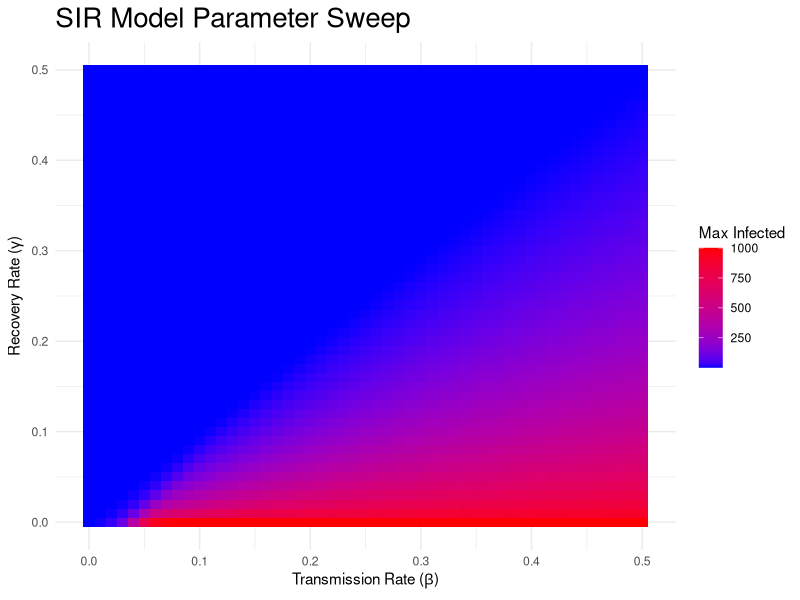

Generate this figure with R:
## ---- chunk 1
library(deSolve)
library(ggplot2)

############################################################
# FUNCTION: run_sir_model
# PURPOSE: Solve deterministic SIR model with deSolve
# INPUTS:
#   beta, gamma : transmission & recovery rates
#   N           : total population
#   S0, I0, R0  : initial conditions
#   t_start     : start time
#   t_end       : end time
#   dt          : timestep
# OUTPUT:
#   data.frame with columns: time, S, I, R
############################################################

run_sir_model <- function(
  beta    = 0.1,
  gamma   = 0.1,
  N       = 1000,
  S0      = 999,
  I0      = 1,
  R0      = 0,
  t_start = 0,
  t_end   = 160,
  dt      = 1
) {

  init  <- c(S = S0, I = I0, R = R0)
  times <- seq(t_start, t_end, by = dt)

  sir_equations <- function(time, state, parameters) {
    with(as.list(c(state, parameters)), {
      dS <- -beta * S * I / N
      dI <-  beta * S * I / N - gamma * I
      dR <-  gamma * I
      list(c(dS, dI, dR))
    })
  }

  out <- ode(
    y     = init,
    times = times,
    func  = sir_equations,
    parms = c(beta = beta, gamma = gamma, N = N)
  )

  as.data.frame(out)
}

# PURPOSE: Create a data frame with max infected, beta, and gamma with vectors of β and γ values ranging from 0 to 0.5 in steps of 0.01.
# INPUTS:
#   beta, gamma : transmission & recovery rates
#   N           : total population
#   S0, I0, R0  : initial conditions
#   t_start     : start time
#   t_end       : end time
#   dt          : timestep
# OUTPUT: df with columns, max_infected, beta, gamma

sir_para_sweep <- function(beta_vec, gamma_vec) {
  n_combos <- length(beta_vec) * length(gamma_vec)
  sir_result <- data.frame(
    max_infected = numeric(n_combos),
    beta = numeric(n_combos),
    gamma = numeric(n_combos)
  )
  
  counter <- 1
  for (b in beta_vec) {
    for (g in gamma_vec) {
      
      # uses previous and changes only beta and gamma 
      sir_out <- run_sir_model(beta = b, gamma = g)
      
      sir_result$max_infected[counter] <- max(sir_out$I)
      sir_result$beta[counter] <- b
      sir_result$gamma[counter] <- g
      counter <- counter + 1
    }
  }
    return(sir_result)
}


# FUNCTION: plot_sir_heatmap_ggplot
# PURPOSE: Create a heatmap of max(number of infected) with Transmission Rate, β and Recovery Rate,γ as your x and y axises
# INPUT: sweep_df : data frame with columns beta, gamma, max_infected
# OUTPUT: Heatmap

plot_sir_heatmap_ggplot <- function(sweep_df) {

  p <- ggplot(sweep_df, aes(x = beta, y = gamma, fill = max_infected)) +
    geom_tile() +
    scale_fill_gradient(
      low = "blue", 
      high = "red", 
      name = "Max Infected"
    ) +
    labs(
      x = expression("Transmission Rate (" * beta * ")"),
      y = expression("Recovery Rate (" * gamma * ")"),
      title = "SIR Model Parameter Sweep"
    ) +
    theme_minimal() +
    theme(plot.title = element_text(size = 20))
  
  return(p)
}

beta_vec  <- seq(0, 0.5, by = 0.01)
gamma_vec <- seq(0, 0.5, by = 0.01)
sweep_results <- sir_para_sweep(beta_vec, gamma_vec)
plot_sir_heatmap_ggplot(sweep_results)
